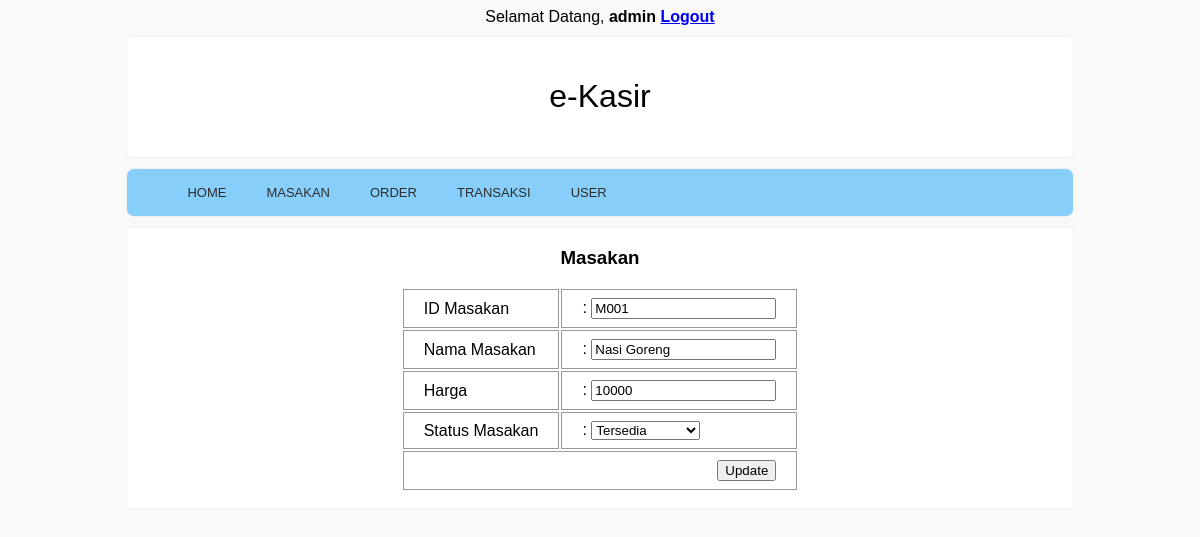
Page /edit_masakan.php?id_masakan=M001 (signed in) on the committed database.
### tables this page shows
CREATE TABLE `masakan` (
  `id_masakan` varchar(5) NOT NULL,
  `nama_masakan` varchar(50) NOT NULL,
  `harga` int(100) NOT NULL,
  `status_masakan` varchar(20) NOT NULL
);

### edit_masakan.php (the view, shortened to what this page needs)
<?php
if(!isset($_SESSION['username'])) {
   header('location:login.php');
} else {
   $username = $_SESSION['username'];
}
?>
<html>
<head>
	<link rel="stylesheet" type="text/css" href="style.css">
</head>
<div align='center'>
   Selamat Datang, <b><?php echo $username;?></b> <a href="logout.php"><b>Logout</b></a>
</div>
<body>
<div class="content">
	<header>
		<h1 class="judul">e-Kasir</h1>
	</header>
	<div class="menu">
		<ul>
			<li><a href="index.php">HOME</a></li>
			<li><a href="form_masakan.php">Masakan</a></li>
			<li><a href="form_order.php">Order</a></li>
			<li><a href="form_transaksi.php">Transaksi</a></li>
			<li><a href="form_user.php">User</a></li>
		</ul>
	</div>
		<div class="badan">
			<div align='center'>
				<?php
					include "koneksi.php";
					$id_masakan = $_GET['id_masakan'];
					$query = mysqli_query($connection,"select * from masakan where id_masakan='$id_masakan'");
					while($data = mysqli_fetch_array($query)){
				?>
				  <form action="update_masakan.php" method="post">
				  <h3>Masakan</h3>
				  <table>
					  <tbody>
					  <tr>
						  <td>ID Masakan</td>
						  <td> : <input name="id_masakan" type="text" readonly value="<?php echo $data['id_masakan']; ?>">
						  </td>
					  </tr>
					  <tr>
						  <td>Nama Masakan</td>
						  <td> : <input name="nama_masakan" type="text" value="<?php echo $data['nama_masakan']; ?>">
						  </td>
					  </tr>
					  <tr>
						  <td>Harga</td>
						  <td> : <input name="harga" type="text" value="<?php echo $data['harga']; ?>">
						  </td>
					  </tr>
					  <tr>
						  <td>Status Masakan</td>
						  <td> :	<select name = "status_masakan">
										<option <?php if( $data['status_masakan']=='Tersedia'){echo "selected"; } ?> value='Tersedia'>Tersedia</option>
									</select>
						  </td>
					  </tr>
					  <tr><td colspan="2" align="right"><input value="Update" type="submit"></td></tr>
					  </tbody>
				  </table>
				  </form>
				<?php
					}
				?>
			</div>
		</div>
</div>
</body>
</html>

### style.css (style rules this page uses)
body { background-color:#f9f9f9; font-size:16px color:#444; font-family: sans-serif; }
.content { width: 80%; margin: 10px auto; }
header { background-color: white; padding: 20px 10px; border-radius: 5px; border: 1px solid #f0f0f0; margin-bottom: 10px; }
header h1.judul, header h3.deskripsi { text-align: center; }
.menu { background-color: #87CEFA; border: 1px solid #f0f0f0; border-radius: 8px; margin-bottom: 10px; }
div.menu ul { list-style:none; overflow: hidden; }
div.menu ul li { float:left; text-transform:uppercase; }
div.menu ul li a { display:block; padding:0 20px; text-decoration:none; color:#2c2c2c; font-family: sans-serif; font-size:13px; font-weight:400; transition:all 0.3s ease-in-out; }
div.badan { background-color: white; border-radius: 5px; border: 1px solid #f0f0f0; margin-bottom: 10px; }
h1 { text-align: center; font-weight: 300; }
.table1, th, td { border: 1px solid #999; padding: 8px 20px; }

### rows in the picture
masakan: id_masakan "M001", nama_masakan "Nasi Goreng", harga "10000", status_masakan "Tersedia"

### other values in the picture
$username "admin"
